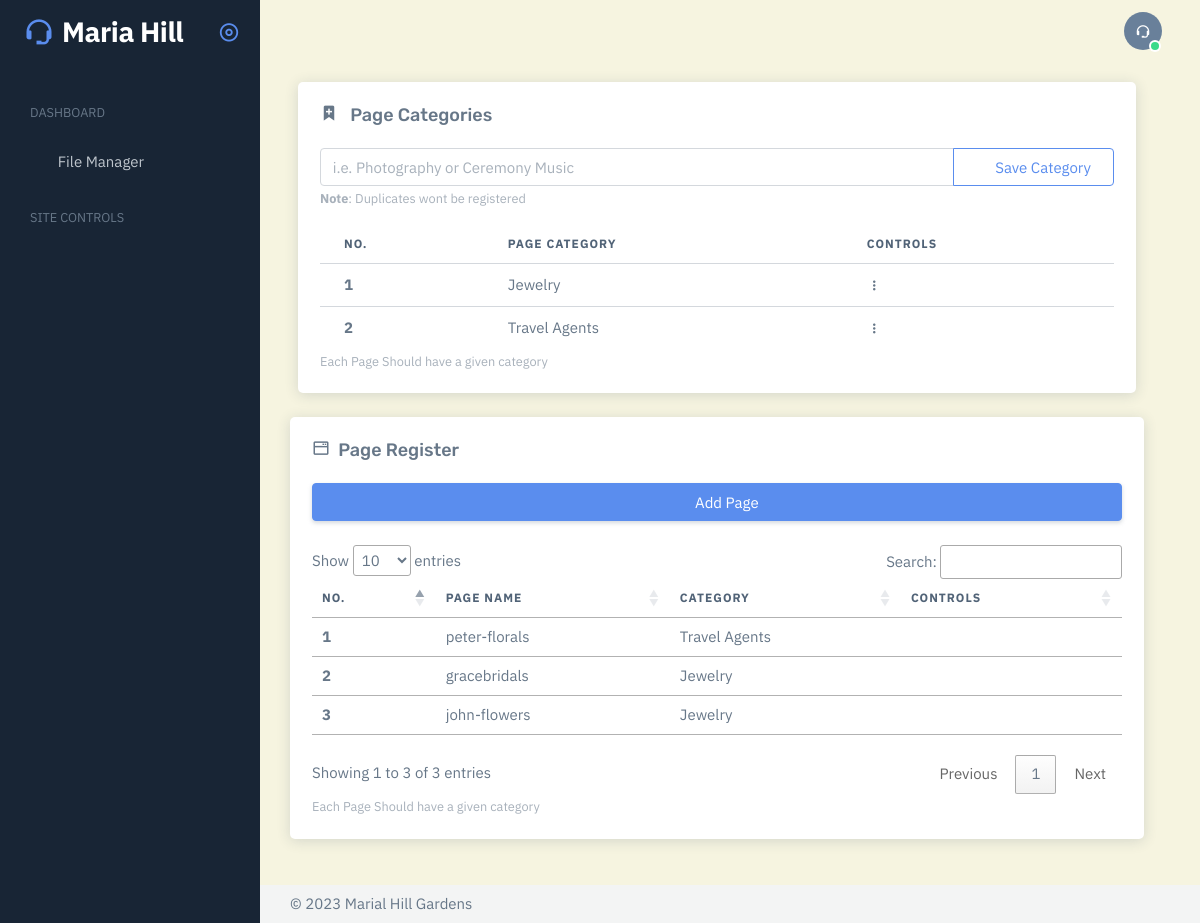
Screenshot of /page-registry/ (signed in) with the database file from the repository.
### mariadmin/models.py (models this page shows, shortened)
class PageCategory(models.Model):
    categoryName = models.TextField()
    class Meta:
        ordering = ("categoryName",)

class VendorPage(models.Model):
    pageName = models.TextField()
    pageDescription = models.TextField()
    pageImageLogo = models.TextField(default="")
    pageCategory = models.TextField()
    isVisible = models.BooleanField(default=False)
    vendorDistrict = models.TextField(default='Kampala')
    dateAdded = models.DateTimeField(auto_now_add=True)
    class Meta:
        ordering = ("-dateAdded",)

### messenger/views.py (the view)
# urls.py: path('page-registry/', views.viewPageRegistry, name='page-registry'),
@login_required(login_url='messenger:home')
@user_passes_test(isAdmin)
@cache_control(no_cache=True, must_revalidate=True, no_store=True)
def viewPageRegistry(request):
    pageContext = {
        'present_categories': PageTools().getPageCategories(),
        'present_pages': PageTools().getPresentPages(),
        'district_list': HelperUtils().getCountryList(),
        'uploads': ControlUtils().getUploadsData()
    }
    return render(request, "mariadmin/sections/page-registry.html", context=pageContext)

### messenger/page_utilities.py (called while the page is built)
    def getPresentPages(self):
        presentPages = VendorPage.objects.all()
        pageMeta = [
            {
                'name': eachPage.pageName,
                'category': eachPage.pageCategory,
                'id': eachPage.pk
            } for eachPage in presentPages
        ]
        return pageMeta

    def getPageCategories(self):
        presentCategories = PageCategory.objects.all()
        preparedCategories = [
            {
                'name': eachPageCategory.categoryName,
                'id': eachPageCategory.pk
            }
            for eachPageCategory in presentCategories
        ]
        return preparedCategories

### messenger/views.py (called while the page is built)
def isAdmin(userInstance):
    return userInstance.is_authenticated and userInstance.is_superuser

    def getUploadsData(self, forGallery=False):
        if forGallery is False:
            attachedImages = ImageAsset.objects.all()
        else:
            attachedImages = ImageAsset.objects.filter(isGalleryItem=True)
        uploadsMetaData = [
            {
                'name': eachImageMeta.imageName,
                'data': eachImageMeta.imageData.url,
                'id': eachImageMeta.pk,
                'date': eachImageMeta.uploadDate.strftime("On %d-%b-%Y At %H:%M %p") if eachImageMeta.uploadDate else "",
                'for_gallery': eachImageMeta.isGalleryItem
            }
            for eachImageMeta in attachedImages
        ]
        return uploadsMetaData

### mariadmin/templates/mariadmin/sections/page-registry.html (shortened to what this page needs)
{% extends "mariadmin/home-layout.html" %}
{% load static %}
{% block page_css %}
    <link rel="stylesheet" href="{% static 'mariadmin/local-update/data-tables/css/jquery.dataTables.min.css' %}" />
    <link
    rel="stylesheet"
    href="{% static 'mariadmin/local-update/frest/admin/assets/vendor/libs/swiper/swiper.css' %}"
    />
    <link
    rel="stylesheet"
    href="{% static 'mariadmin/local-update/frest/admin/assets/vendor/css/pages/ui-carousel.css' %}"
    />
{% endblock %}
{% block page_content %}
    <div class="row w-100">
        <section id="page-registry">
            <div class="card mb-4 mx-2">
                <h5 class="card-header">
                    <i class='bx bxs-bookmark-plus bx-flashing-hover me-2'></i>
                    Page Categories
                </h5>
                <div class="card-body demo-vertical-spacing demo-only-element">
                    <form action="{% url 'messenger:submit-page-category' %}" method="post">
                        <div class="input-group">
                            <input type="text" class="form-control" name="page-category-name" placeholder="i.e. Photography or Ceremony Music" required>
                            <button class="btn btn-outline-primary" type="submit">
                                <i class="fa-solid fa-floppy-disk me-2"></i> Save Category
                            </button>
                        </div>
                        <div class="form-text">
                            <strong>Note</strong>: Duplicates wont be registered
                        </div>
                    </form>
                    <div class="mt-5">
                        <table class="table">
                            <thead>
                                <tr>
                                    <th>No.</th>
                                    <th>Page Category</th>
                                    <th>Controls</th>
                                </tr>
                            </thead>
                            <tbody class="table-border-bottom-0">
                                {% for eachPageCategory in present_categories %}
                                <tr>
                                    <td>
                                        <strong>{{ forloop.counter  }}</strong>
                                    </td>
                                    <td>{{ eachPageCategory.name }}</td>
                                    <td>
                                    <div class="dropdown">
                                        <button type="button" class="btn p-0 dropdown-toggle hide-arrow" data-bs-toggle="dropdown"><i class="bx bx-dots-vertical-rounded"></i></button>
                                    </div>
                                    </td>
                                </tr>
                                {% empty %}
                                <p class="lead">No Page Categories yet</p>
                                {% endfor %}
                            </tbody>
                        </table>
                        <div class="form-text">
                            Each Page Should have a given category
                        </div>
                    </div>
                </div>
            </div>
        </section>
    </div>
    <div class="row w-100">
        <section id="page-notebook">
            <div class="card">
                <h5 class="card-header">
                    <i class='bx bx-window-alt bx-burst-hover me-1'></i>
                    Page Register
                </h5>
                <div class="card-body demo-vertical-spacing demo-only-element">
                    <div class="mb-3">
                        <button type="button" class="btn btn-primary mb-2 w-100" data-bs-toggle="offcanvas" data-bs-target="#add-new-page-record">
                            <i class="fa fa-plus-circle bx-burst-hover me-2"></i> Add Page
                        </button>
                    </div>
                    <div class="mt-5">
                        <table class="table mb-3" id="page-register">
                            <thead>
                                <tr>
                                    <th>No.</th>
                                    <th>Page Name</th>
                                    <th>Category</th>
                                    <th>Controls</th>
                                </tr>
                            </thead>
                            <tbody class="table-border-bottom-0">
                                {% for eachVendorPage in present_pages %}
                                <tr>
                                    <td>
                                        <strong>{{ forloop.counter  }}</strong>
                                    </td>
                                    <td>{{ eachVendorPage.name }}</td>
                                    <td>{{ eachVendorPage.category }}</td>
                                    <td>
                                    <div class="dropdown">
                                        <button type="button" class="btn p-0 dropdown-toggle hide-arrow" data-bs-toggle="dropdown">
                                            <i class="fa fa-wrench"></i>
                                        </button>
                                    </div>
                                    </td>
                                </tr>
                                {% empty %}
                                <p class="lead">No Page Categories yet</p>
                                {% endfor %}
                            </tbody>
                        </table>
                        <div class="form-text">
                            Each Page Should have a given category
                        </div>
                    </div>
                </div>
            </div>
        </section>
    </div>
    {% include "mariadmin/sections/image-section.html" %}
{% endblock %}

### mariadmin/static/mariadmin/local-update/frest/admin/assets/css/demo.css (style rules this page uses)
.demo-vertical-spacing > * { margin-top: 1rem !important; margin-bottom: 0 !important; }
.demo-vertical-spacing.demo-only-element > :first-child { margin-top: 0 !important; }

### rows the page displays
PageCategory: name "Jewelry"
PageCategory: name "Travel Agents"
VendorPage: name "peter-florals", category "Travel Agents"
VendorPage: name "gracebridals", category "Jewelry"
VendorPage: name "john-flowers", category "Jewelry"
